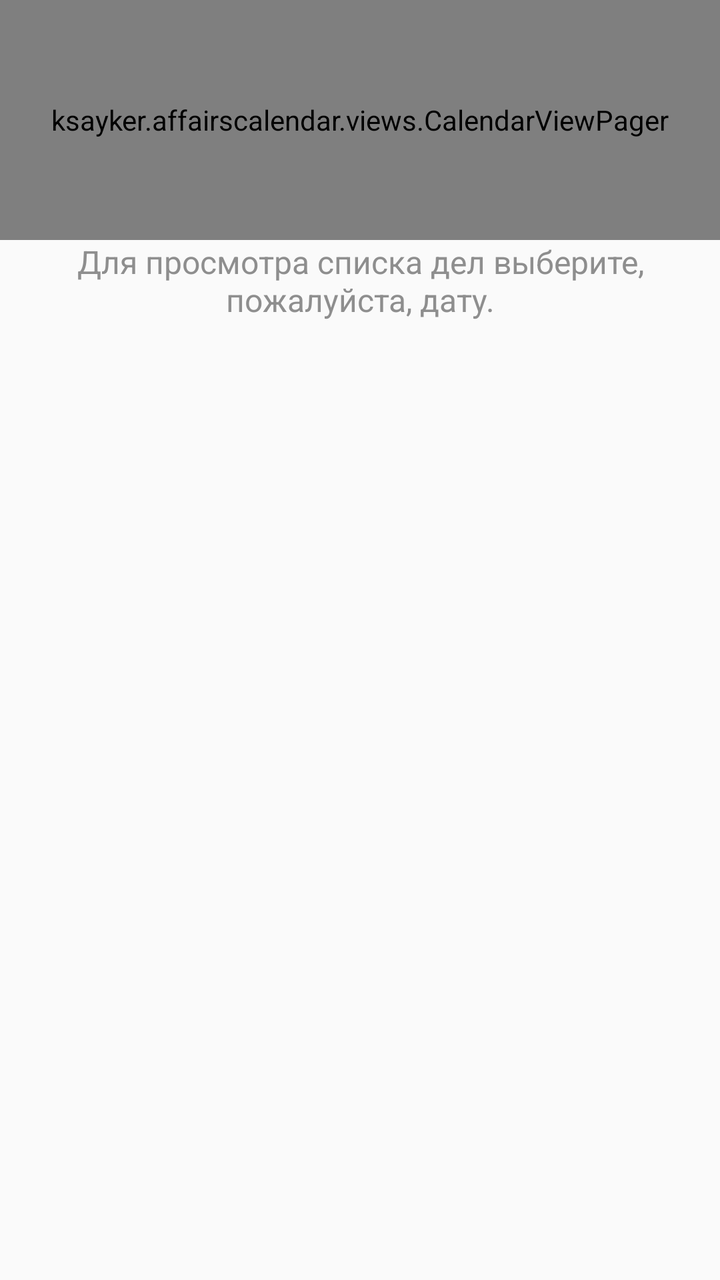
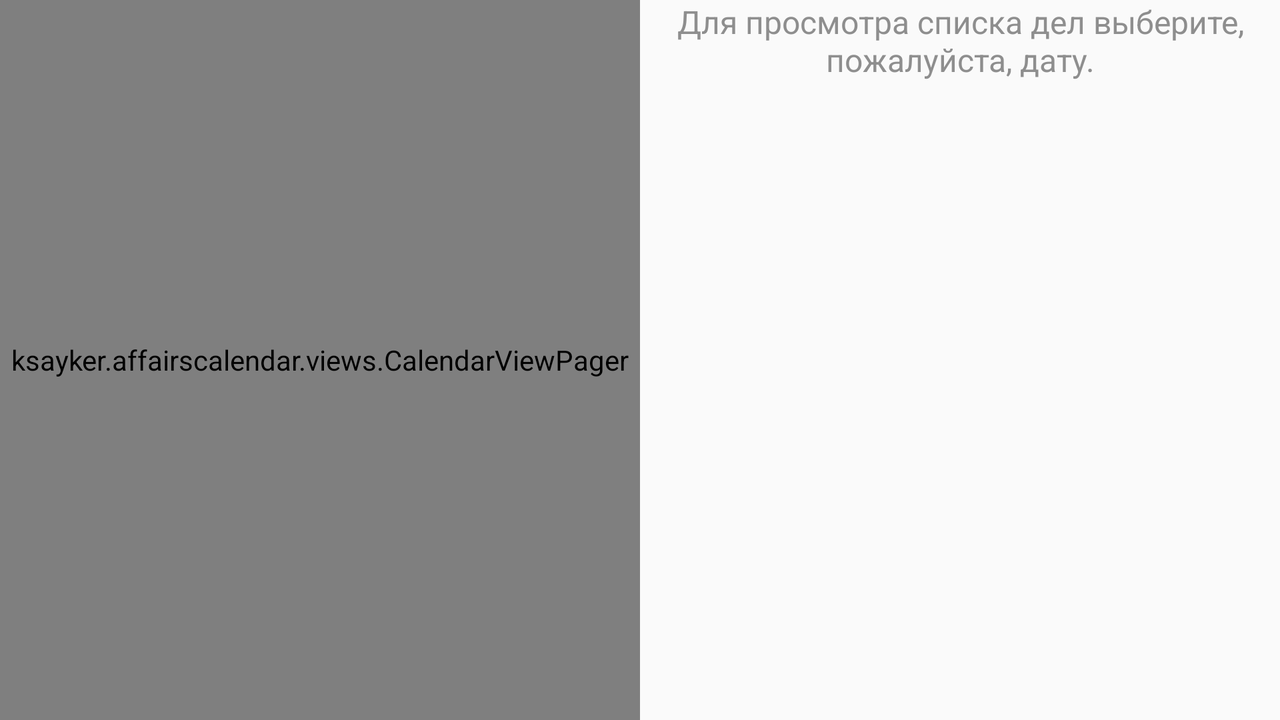

One screen, two layout resources from the same app: the default and the author's alternative for another configuration. Each is rendered where Android would select it; the XML of both is given below.
<!-- AndroidManifest.xml: application theme AppTheme -->
<!-- res/layout/activity_main.xml -->
<?xml version="1.0" encoding="utf-8"?>
<LinearLayout
    xmlns:android="http://schemas.android.com/apk/res/android"
    xmlns:tools="http://schemas.android.com/tools"
    android:layout_width="match_parent"
    android:layout_height="match_parent"
    tools:context="ksayker.affairscalendar.activities.MainActivity"
    android:orientation="vertical">

    <ksayker.affairscalendar.views.CalendarViewPager
        android:id="@+id/activity_main_vp_calendar"
        android:layout_width="match_parent"
        android:layout_height="@dimen/calendar_height"
        >
        <ksayker.affairscalendar.views.CalendarPagerTabStrip
            android:id="@+id/activity_main_calendar_pts_header"
            style="@style/viewPagerTitleStrip"
            android:layout_width="match_parent"
            android:layout_height="wrap_content"
            android:layout_gravity="top"
            >
        </ksayker.affairscalendar.views.CalendarPagerTabStrip>
    </ksayker.affairscalendar.views.CalendarViewPager>

    <LinearLayout
        android:layout_width="match_parent"
        android:layout_height="0dp"
        android:layout_weight="1"
        android:orientation="vertical"
        >
        <TextView
            android:id="@+id/activity_main_tv_unselected_date_message"
            android:layout_width="match_parent"
            android:layout_height="wrap_content"
            android:text="@string/activity_main_request_select_date"
            android:textSize="@dimen/activity_main_request_select_date_text_size"
            android:textColor="@color/activity_main_unselected_date_message"
            android:gravity="center_horizontal|top"
            />
        <LinearLayout
            android:id="@+id/activity_main_ll_date_info"
            android:layout_width="match_parent"
            android:layout_height="match_parent"
            android:orientation="vertical"
            >
            <TextView
                android:id="@+id/activity_main_tv_date"
                android:layout_width="match_parent"
                android:layout_height="wrap_content"
                android:textSize="@dimen/activity_main_date_text_size"
                android:gravity="center_horizontal|top"
                android:visibility="gone"
                />
            <TextView
                android:id="@+id/activity_main_tv_empty_date"
                android:layout_width="match_parent"
                android:layout_height="wrap_content"
                android:text="@string/activity_main_no_planned_affairs"
                android:textColor="@color/activity_main_empty_date"
                android:textSize="@dimen/activity_main_no_planned_affairs_text_size"
                android:gravity="center_horizontal|top"
                android:visibility="gone"
                />
            <android.support.v7.widget.RecyclerView
                android:id="@+id/activity_main_rv_date_data"
                android:layout_width="match_parent"
                android:layout_height="0dp"
                android:layout_weight="1"
                android:scrollbars="vertical"
                />

        </LinearLayout>
    </LinearLayout>
</LinearLayout>
<!-- resources referenced by this layout -->
<resources>
  <color name="activity_main_empty_date">#8e8e8e</color>
  <color name="activity_main_unselected_date_message">#8e8e8e</color>
  <dimen name="activity_main_date_text_size">22sp</dimen>
  <dimen name="activity_main_no_planned_affairs_text_size">18sp</dimen>
  <dimen name="activity_main_request_select_date_text_size">16sp</dimen>
  <dimen name="calendar_height">120sp</dimen>
  <string name="activity_main_no_planned_affairs">Нет запланированных дел.</string>
  <string name="activity_main_request_select_date">Для просмотра списка дел выберите, пожалуйста, дату.</string>
  <style name="viewPagerTitleStrip" parent="AppTheme">
          <item name="android:textSize">26sp</item>
      </style>
  <style name="AppTheme" parent="Theme.AppCompat.Light.DarkActionBar">
          <item name="colorPrimary">@color/colorPrimary</item>
          <item name="colorPrimaryDark">@color/colorPrimaryDark</item>
          <item name="colorAccent">@color/colorAccent</item>
      </style>
  <color name="colorPrimary">#3F51B5</color>
  <color name="colorPrimaryDark">#303F9F</color>
  <color name="colorAccent">#FF4081</color>
</resources>
<!-- res/layout-land/activity_main.xml (the author's variant of the layout above) -->
<!-- drawn on the phone turned sideways -->
<?xml version="1.0" encoding="utf-8"?>
<LinearLayout
    xmlns:android="http://schemas.android.com/apk/res/android"
    xmlns:tools="http://schemas.android.com/tools"
    android:layout_width="match_parent"
    android:layout_height="match_parent"
    android:orientation="horizontal"
    tools:context="ksayker.affairscalendar.activities.MainActivity"
    >

    <ksayker.affairscalendar.views.CalendarViewPager
        android:id="@+id/activity_main_vp_calendar"
        android:layout_width="0dp"
        android:layout_height="match_parent"
        android:layout_weight="1"
        >
        <ksayker.affairscalendar.views.CalendarPagerTabStrip
            android:id="@+id/activity_main_calendar_pts_header"
            style="@style/viewPagerTitleStrip"
            android:layout_width="match_parent"
            android:layout_height="wrap_content"
            android:layout_gravity="top"
            >
        </ksayker.affairscalendar.views.CalendarPagerTabStrip>
    </ksayker.affairscalendar.views.CalendarViewPager>

    <LinearLayout
        android:layout_width="0dp"
        android:layout_height="match_parent"
        android:layout_weight="1"
        android:orientation="vertical"
        >
        <TextView
            android:id="@+id/activity_main_tv_unselected_date_message"
            android:layout_width="match_parent"
            android:layout_height="wrap_content"
            android:text="@string/activity_main_request_select_date"
            android:textSize="@dimen/activity_main_request_select_date_text_size"
            android:textColor="@color/activity_main_unselected_date_message"
            android:gravity="center_horizontal|top"
            />
        <LinearLayout
            android:id="@+id/activity_main_ll_date_info"
            android:layout_width="match_parent"
            android:layout_height="match_parent"
            android:orientation="vertical"
            >
            <TextView
                android:id="@+id/activity_main_tv_date"
                android:layout_width="match_parent"
                android:layout_height="wrap_content"
                android:textSize="@dimen/activity_main_date_text_size"
                android:gravity="center_horizontal|top"
                android:visibility="gone"
                />
            <TextView
                android:id="@+id/activity_main_tv_empty_date"
                android:layout_width="match_parent"
                android:layout_height="wrap_content"
                android:text="@string/activity_main_no_planned_affairs"
                android:textColor="@color/activity_main_empty_date"
                android:textSize="@dimen/activity_main_no_planned_affairs_text_size"
                android:gravity="center_horizontal|top"
                android:visibility="gone"
                />
            <android.support.v7.widget.RecyclerView
                android:id="@+id/activity_main_rv_date_data"
                android:layout_width="match_parent"
                android:layout_height="0dp"
                android:layout_weight="1"
                android:scrollbars="vertical"
                />
        </LinearLayout>
    </LinearLayout>
</LinearLayout>
<!-- resources referenced by the variant -->
<!-- as the phone turned sideways resolves them -->
<resources>
  <color name="activity_main_empty_date">#8e8e8e</color>
  <color name="activity_main_unselected_date_message">#8e8e8e</color>
  <dimen name="activity_main_date_text_size">22sp</dimen>
  <dimen name="activity_main_no_planned_affairs_text_size">18sp</dimen>
  <dimen name="activity_main_request_select_date_text_size">16sp</dimen>
  <string name="activity_main_no_planned_affairs">Нет запланированных дел.</string>
  <string name="activity_main_request_select_date">Для просмотра списка дел выберите, пожалуйста, дату.</string>
  <style name="viewPagerTitleStrip" parent="AppTheme">
          <item name="android:textSize">26sp</item>
      </style>
  <style name="AppTheme" parent="Theme.AppCompat.Light.DarkActionBar">
          <item name="colorPrimary">@color/colorPrimary</item>
          <item name="colorPrimaryDark">@color/colorPrimaryDark</item>
          <item name="colorAccent">@color/colorAccent</item>
      </style>
  <color name="colorPrimary">#3F51B5</color>
  <color name="colorPrimaryDark">#303F9F</color>
  <color name="colorAccent">#FF4081</color>
</resources>
